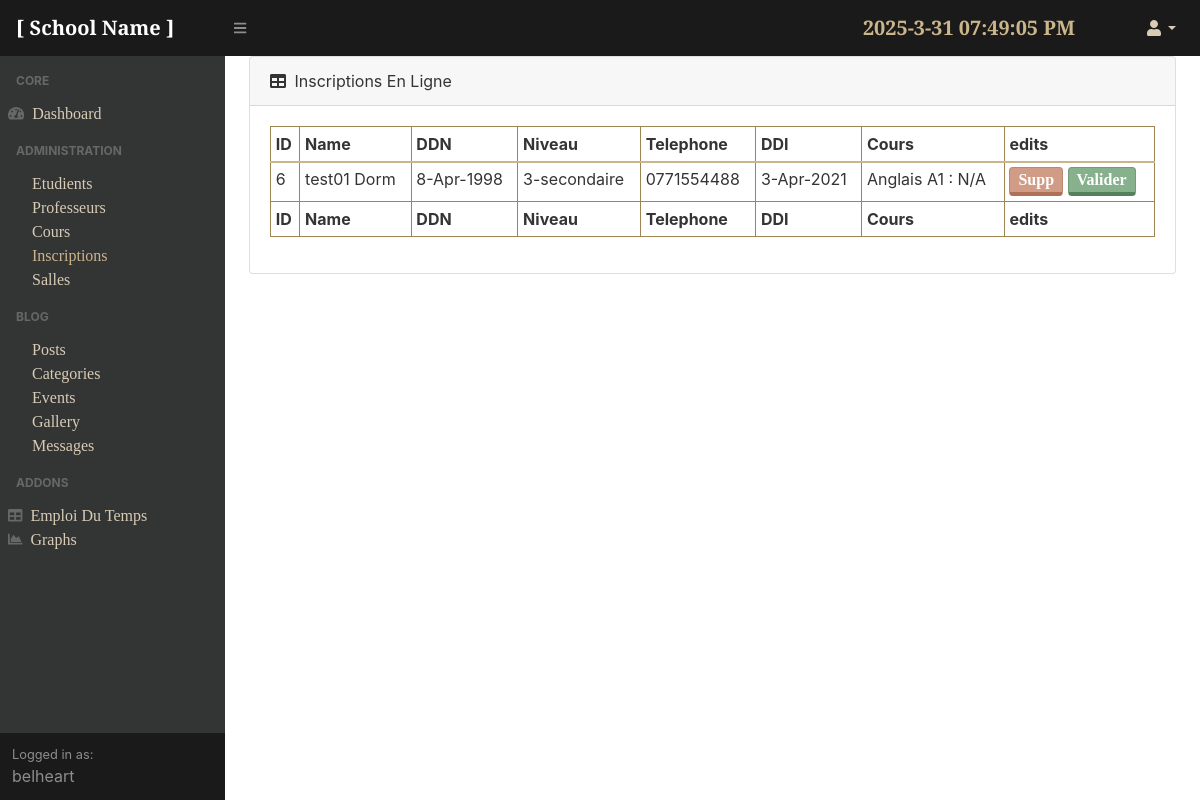
The app's page /adminpanel/inscriptions/ (signed in) with its own data.
### school/models.py (models this page shows)
class Admission(models.Model):
    first_name = models.CharField(max_length=250)
    last_name = models.CharField(max_length= 250)
    birthdate = models.DateField()
    niveau = models.CharField(choices=niveaux.Levels,max_length=100, blank=False, default='1-primaire')
    telephone = models.IntegerField()
    sub_date = models.DateField(default=timezone.now)
    cours_in = models.ForeignKey('courses.Course',on_delete=models.CASCADE)

### courses/models.py (models this page shows, shortened)
class Course(models.Model):
    weekdays = [('N/A','N/A'),('Dimanche','Dim'),('Lundi','Lun'),('Mardi','Mar'),('Mercredi','Mer'),('Jeudi','Jeu'),('Vendredi','Ven'),('Samedi','Sam')]
    days_en = {'Dimanche':'Sunday', 'Lundi':'Monday', 'Mardi':'Tuesday', 'Mercredi':'Wednesday', 'Jeudi':'Thursday', 'Vendredi':'Friday', 'Samedi':'Saturday', 'N/A':'N/A'}
    name = models.CharField(max_length=200)
    price = models.IntegerField(default = 0)
    desc = models.TextField(max_length=500,default="...")
    cours_start = models.DateField(default = timezone.now)
    time = models.TimeField()
    time2 = models.TimeField(default=timezone.now)
    niveau = models.CharField(choices=Levels, max_length=100,blank=False,default='1_pri')
    prof = models.CharField(max_length=100, default='N/A')
    wday1 = models.CharField(choices=weekdays,max_length=10, blank=False, default='N/A')
    wday2 = models.CharField(choices=weekdays,max_length=10, blank=False, default='N/A')
    sal = models.ForeignKey('courses.Salle',on_delete=models.PROTECT, default=1)
    def __str__(self):
        return f'{self.name} : {self.niveau}'

### adminpanel/views.py (the view)
# urls.py: path('inscriptions/', login_required(views.subList), name="inscriptions"),
def subList(request):
    subs = Admission.objects.all()
    return render(request, 'adminpanel/inscriptions.html', {'subs':subs})

### adminpanel/templates/adminpanel/inscriptions.html
{% extends 'adminpanel/base.html'%}
{% block content %}
<div class="card mb-4">
                            <div class="card-header">
                                <i class="fas fa-table mr-1"></i>
                                Inscriptions En Ligne
                         </div>
                            <div class="card-body">
                                <div class="table-responsive">
                                    <table class="table table-bordered table-sm" id="dataTable" width="100%" cellspacing="0">
                                        <thead>
                                            <tr>
						<th>ID</th>
                                                <th>Name</th>
                                                <th>DDN</th>
                                                <th>Niveau</th>
                                                <th>Telephone</th>
                                                <th>DDI</th>
                                                <th>Cours</th>
                                                <th>edits</th>
                                            </tr>
                                        </thead>
                                        <tfoot>
                                            <tr>
						<th>ID</th>
                                                <th>Name</th>
                                                <th>DDN</th>
                                                <th>Niveau</th>
                                                <th>Telephone</th>
                                                <th>DDI</th>
                                                <th>Cours</th>
                                                <th>edits</th>
                                            </tr>
                                        </tfoot>
                                        <tbody>
					{% for  sub in subs %}
                                        <tr role="row" class="odd">
						                        <td>{{sub.id}}</td>
						                        <td>{{sub.first_name}} {{sub.last_name}}</td>
                                                <td>{{sub.birthdate|date:"j-M-Y"}}</td>
                                                <td>{{sub.niveau}}</td>
                                                <td>0{{sub.telephone}}</td>
                                                <td>{{sub.sub_date|date:"j-M-Y"}}</td>
                                                <td> {{sub.cours_in}} </td>
						{% if user.is_authenticated %}
                        <td><a href="{% url 'delete-inscriptions' sub.id %}" class="max-auto btn btn-outline-danger p-0 px-2">Supp</a>
                            <a href="{% url 'validate-student' sub.id %}" class="max-auto btn btn-outline-success p-0 px-2">Valider</a></td>
						{% endif %}
                                            </tr>
					{%endfor%}
                                        </tbody>
                                    </table>
                                </div>
                            </div>
                        </div>
{% endblock %}

### adminpanel/templates/adminpanel/base.html (shortened to what this page needs)
{%load static%}
<!DOCTYPE html>
<html lang="en">
    <head>
    <link href="{% static 'adminpanel/assets/css/styles.css'%}" rel="stylesheet" />
    <link href="https://cdn.datatables.net/1.10.20/css/dataTables.bootstrap4.min.css" rel="stylesheet" />
    </head>
    <body class="sb-nav-fixed">
        <nav class="sb-topnav navbar navbar-expand navbar-dark bg-dark">
            <a class="navbar-brand" href="{% url 'blog-home' %}">[ School Name ]</a>
            <button class="btn btn-link btn-sm order-1 order-lg-0" id="sidebarToggle" href="#"><i class="fas fa-bars"></i></button>
            <form class="d-none d-md-inline-block form-inline ml-auto mr-0 mr-md-3 my-2 my-md-0">
                <p id="MyClockDisplay"  class="navbar-brand mr-5 text-gold" onload="showTime()"></p>
            </form>
            <ul class="navbar-nav ml-auto ml-md-0">
                <li class="nav-item dropdown">
                    <a class="nav-link dropdown-toggle" id="userDropdown" href="#" role="button" data-toggle="dropdown" aria-haspopup="true" aria-expanded="false"><i class="fas fa-user fa-fw"></i></a>
                </li>
            </ul>
        </nav>
        <div id="layoutSidenav">
            <div id="layoutSidenav_nav">
                <nav class="sb-sidenav accordion sb-sidenav-dark" id="sidenavAccordion">
                    <div class="sb-sidenav-menu">
                        <div class="nav">
                            <div class="sb-sidenav-menu-heading">Core</div>
                            <a class="nav-link" href="{% url 'dashboard' %}">
                                <div class="sb-nav-link-icon"><i class="fas fa-tachometer-alt"></i></div>
                                Dashboard
                            </a>
                            <div class="sb-sidenav-menu-heading">Administration</div>
                            <div class="collapse show" id="collapseLayouts" aria-labelledby="headingOne" data-parent="#sidenavAccordion" style="">
                                <nav class="sb-sidenav-menu-nested nav">
                                    <a class="nav-link" href="{% url 'students' %}">Etudients</a>
                                    <a class="nav-link" href="{% url 'teachers' %}">Professeurs</a>
                                    <a class="nav-link" href="{% url 'courses' %}">Cours</a>
                                    <a class="nav-link" href="{% url 'inscriptions' %}">Inscriptions</a>
                                    <a class="nav-link" href="{% url 'salles' %}">Salles</a>
                                </nav>
                            </div>
                            <div class="sb-sidenav-menu-heading">Blog</div>
                            <div class="collapse show" id="collapseLayouts" aria-labelledby="headingOne" data-parent="#sidenavAccordion" style="">
                                <nav class="sb-sidenav-menu-nested nav">
                                    <a class="nav-link" href="{% url 'blog-posts' %}">Posts</a>
                                    <a class="nav-link" href="{% url 'categories' %}">Categories</a>
                                    <a class="nav-link" href="{% url 'events-admin' %}">Events</a>
                                    <a class="nav-link" href="{% url 'gallery' %}">Gallery</a>
                                    <a class="nav-link" href="{% url 'messages' %}">Messages</a>
                                </nav>
                            </div>
                            <div class="sb-sidenav-menu-heading">Addons</div>
                            <a class="nav-link" href="{% url 'schedule'%}">
                                <div class="sb-nav-link-icon"><i class="fas fa-table"></i></div>
                                Emploi Du Temps
                            </a>
                            <a class="nav-link" href="{% url 'charts'%}">
                                <div class="sb-nav-link-icon"><i class="fas fa-chart-area"></i></div>
                                Graphs
                            </a>
                        </div>
                    </div>
                    <div class="sb-sidenav-footer">
                        <div class="small">Logged in as:</div>
                        {{user.username}}
                    </div>
                </nav>
            </div>
        <div id='layoutSidenav_content'>
        <main>
        <div class="container-fluid">
            {% block content %}{% endblock %}
        </div>
        </main>
        </div>
    </body>
</html>

### records on screen
Admission: id "6", first_name "test01", last_name "Dorm", birthdate "8-Apr-1998", niveau "3-secondaire", telephone "771554488", sub_date "3-Apr-2021", cours_in "Anglais A1 : N/A"

### other values on screen
{{ user.username }} "belheart"
